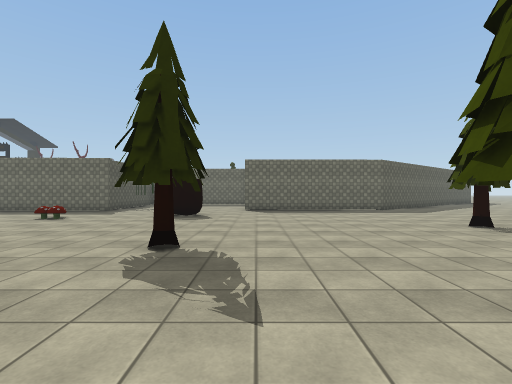
[1] (above)

17 first-person views from a walk through a scene from a Unity 3-D project. The camera is 1.4 m above the floor, looks level and sees 85° across. The floor is counted in squares, 2 m on a side. Each view is taken from the middle of a square. On the plan, view 1 faces up. The plan holds only what a view shows up to about 9 squares ahead; the rest is blank. The place goes on beyond the plan. The player is left out. Some surface patterns are stand-ins.

[2]
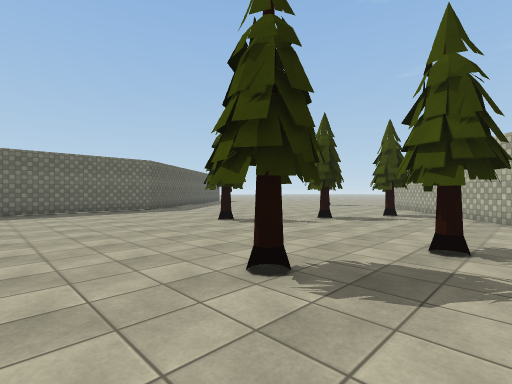

[3]
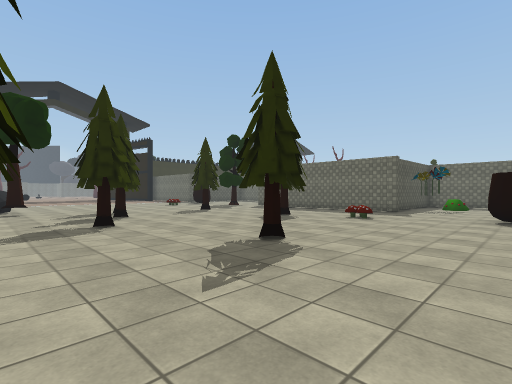

[4]
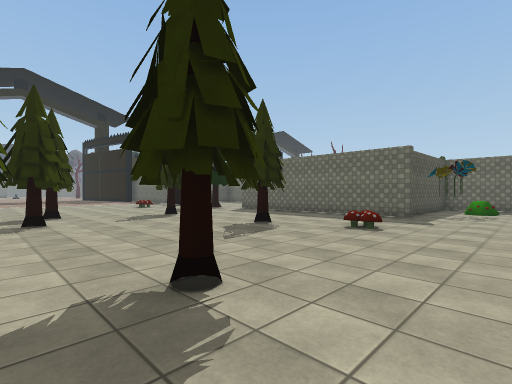

[5]
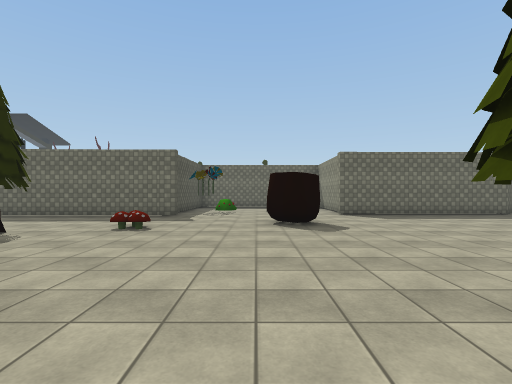

[6]
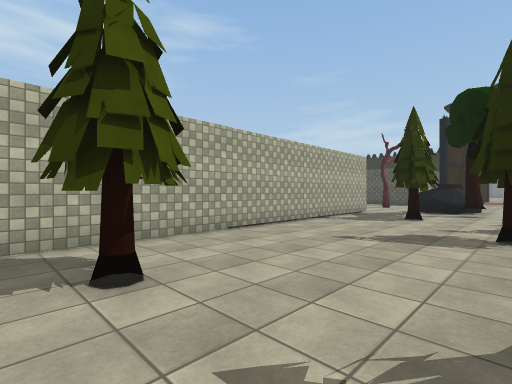

[7]
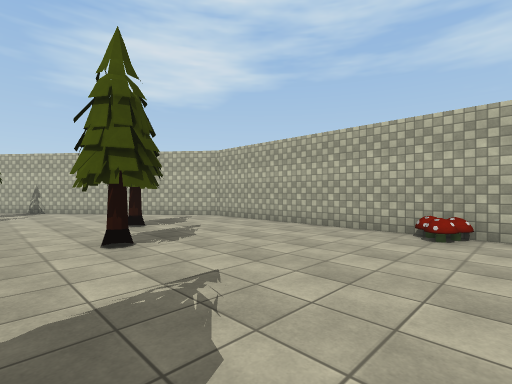

[8]
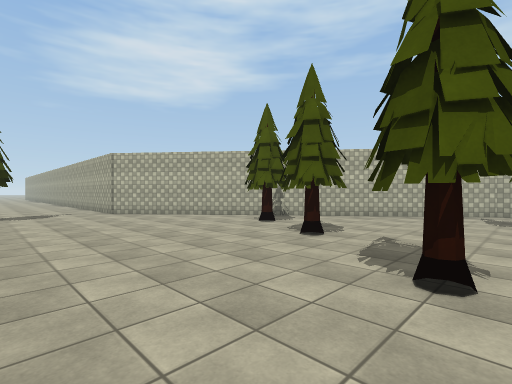

[9]
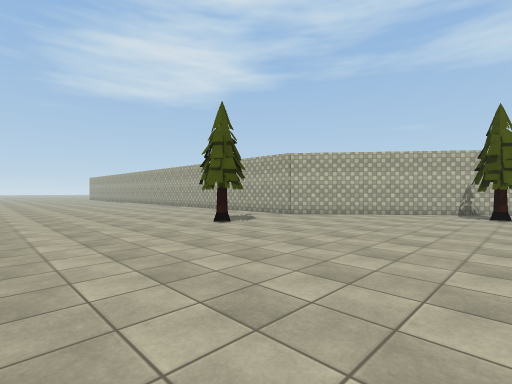

[10]
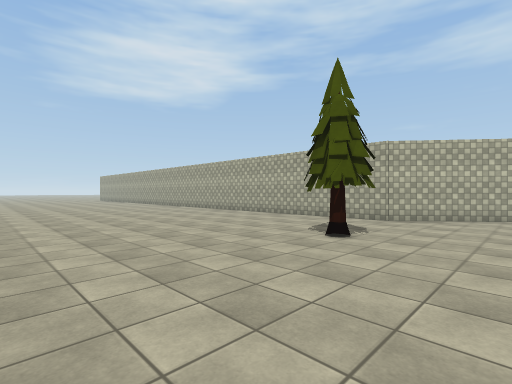

[11]
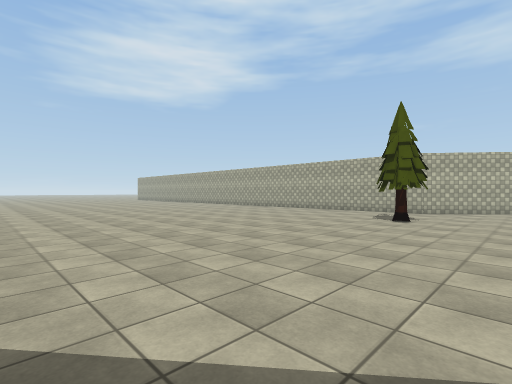

[12]
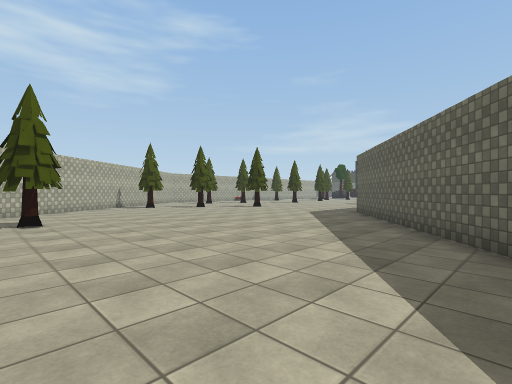

[13]
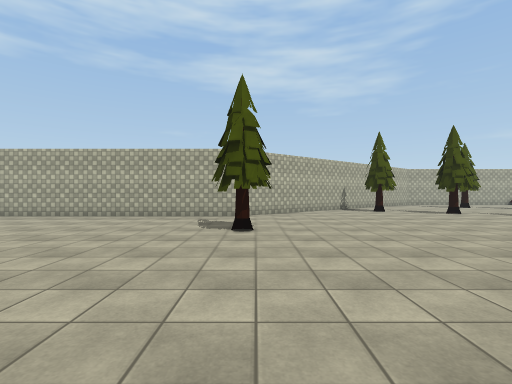

[14]
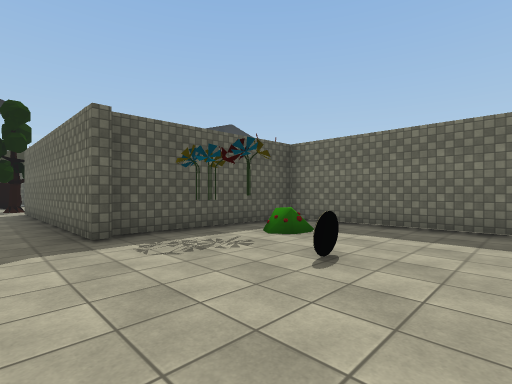

[15]
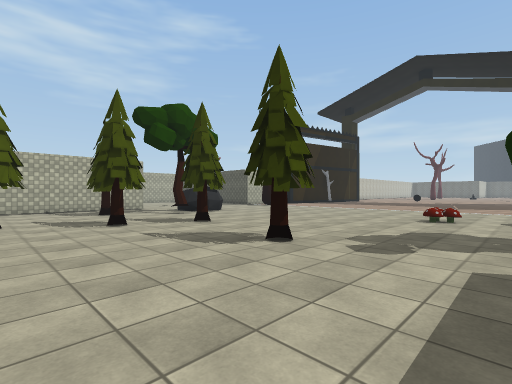

[16]
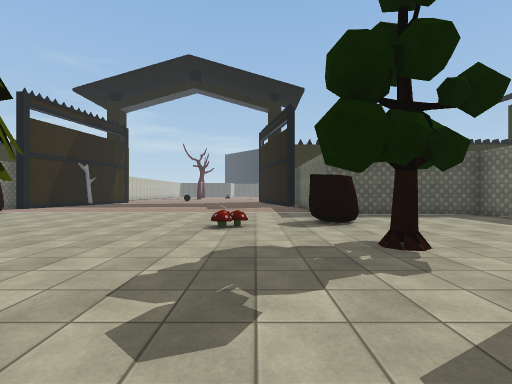

[17]
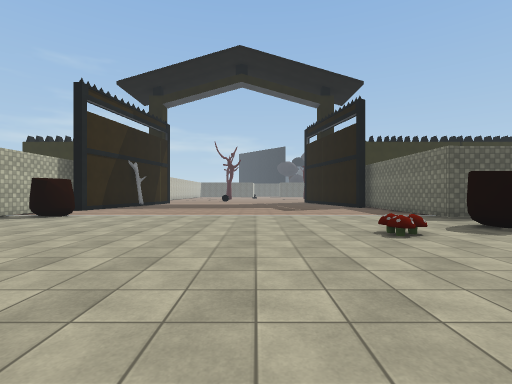

### Floor plan
Points are (right, up) in squares from view 1. A wall is a line through its corners. A room is listed if a view was taken in it or the views show most of it. See-through windows are left out.
Room 1 (views 1, 2, 3, 4, 5, 6, 7, 8, 9, 10, 11, 12, 13, 14, 15, 16, 17)
walls: (-5.2, 10.1) (-11.7, 10); (-0.5, -2.1) (4.7, -2.1) (13.6, 5) (19.5, 5); (-1.2, 14.9) (-5.5, 14.8) (-5.6, 10.4); (-11.5, -2.1) (-1.5, -2.1); (10, 14.8) (4.8, 10.7) (-0.5, 10.6); (-17.3, 14.6) (-18.5, 14.6); (-18.4, 14.8) (-18.5, 9.9) (-20, 9.9); (-19.9, -2.1) (-18.8, -2.1)
objects: other object (-20, -1) to (-19, -1); other object (-17, 10) to (-16, 10); other object (-16, 7); other object (-16, 8); other object (-15, 7); other object (-14, -1) to (-13, 1); other object (-14, 10); other object (-12, 3) to (-12, 4); other object (-11, 0); other object (-11, 6) to (-11, 7); other object (-10, 3); other object (-8, 2); other object (-8, 7) to (-7, 7); other object (-6, 7); other object (-5, 3); other object (-5, 7); other object (-5, 8); other object (-5, 12); other object (-4, 0); other object (-4, 13); other object (-3, 12); other object (-2, 8) to (-2, 9); other object (-1, 3) to (-1, 4); other object (2, 2); other object (4, 1); other object (4, 5) to (5, 6); other object (6, 4) to (7, 4); other object (8, 3) to (9, 3); other object (13, 8)

Positions as (right, up) in squares from view 1, and headings:
1: (0, 0), facing up
2: (0, 0), facing up-right
3: (-2, 0), facing up-left
4: (-3, 2), facing up-left
5: (-3, 2), facing up
6: (-3, 2), facing down-left
7: (-2, 3), facing down-right
8: (4, 8), facing down-right
9: (8, 12), facing down-right
10: (11, 12), facing down-right
11: (11, 15), facing down-right
12: (14, 15), facing down-left
13: (13, 13), facing down
14: (-1, 9), facing up-left
15: (-8, 9), facing down-left
16: (-10, 8), facing left
17: (-11, 5), facing left
